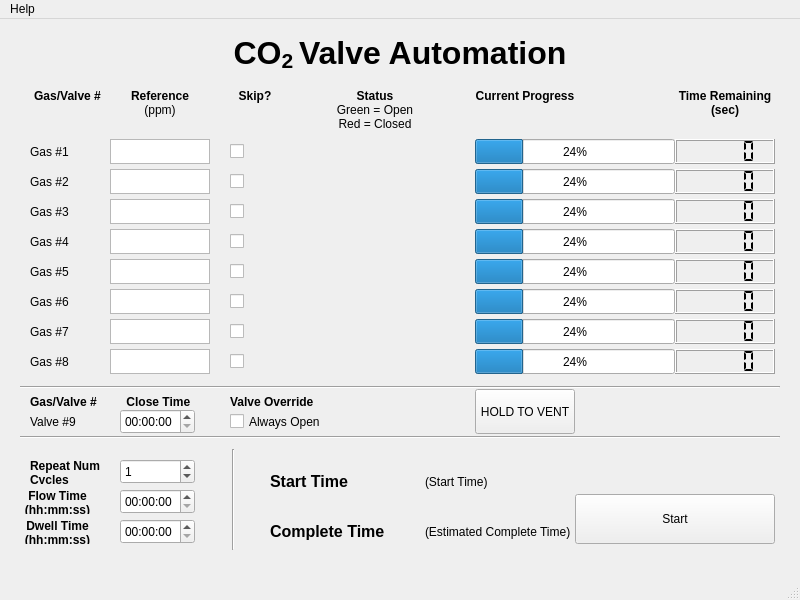
<?xml version="1.0" encoding="UTF-8"?>
<ui version="4.0">
 <class>MainWindow</class>
 <widget class="QMainWindow" name="MainWindow">
  <property name="geometry">
   <rect>
    <x>0</x>
    <y>0</y>
    <width>800</width>
    <height>600</height>
   </rect>
  </property>
  <property name="windowTitle">
   <string>MainWindow</string>
  </property>
  <widget class="QWidget" name="centralwidget">
   <widget class="QProgressBar" name="progress1">
    <property name="geometry">
     <rect>
      <x>475</x>
      <y>120</y>
      <width>200</width>
      <height>25</height>
     </rect>
    </property>
    <property name="value">
     <number>24</number>
    </property>
   </widget>
   <widget class="QLCDNumber" name="lcd1">
    <property name="geometry">
     <rect>
      <x>675</x>
      <y>120</y>
      <width>100</width>
      <height>25</height>
     </rect>
    </property>
    <property name="font">
     <font>
      <weight>75</weight>
      <bold>true</bold>
     </font>
    </property>
    <property name="segmentStyle">
     <enum>QLCDNumber::Flat</enum>
    </property>
   </widget>
   <widget class="QLabel" name="label_6">
    <property name="geometry">
     <rect>
      <x>675</x>
      <y>70</y>
      <width>100</width>
      <height>50</height>
     </rect>
    </property>
    <property name="font">
     <font>
      <weight>75</weight>
      <bold>true</bold>
     </font>
    </property>
    <property name="text">
     <string>Time Remaining&lt;br&gt; (sec)</string>
    </property>
    <property name="alignment">
     <set>Qt::AlignHCenter|Qt::AlignTop</set>
    </property>
   </widget>
   <widget class="QLabel" name="label_3">
    <property name="geometry">
     <rect>
      <x>110</x>
      <y>70</y>
      <width>100</width>
      <height>50</height>
     </rect>
    </property>
    <property name="font">
     <font>
      <weight>75</weight>
      <bold>true</bold>
     </font>
    </property>
    <property name="text">
     <string>&lt;html&gt;&lt;head/&gt;&lt;body&gt;&lt;p&gt;Reference &lt;br/&gt;&lt;span style=&quot; font-weight:400;&quot;&gt;(ppm)&lt;/span&gt;&lt;/p&gt;&lt;/body&gt;&lt;/html&gt;</string>
    </property>
    <property name="alignment">
     <set>Qt::AlignHCenter|Qt::AlignTop</set>
    </property>
   </widget>
   <widget class="QTextEdit" name="ref1">
    <property name="geometry">
     <rect>
      <x>110</x>
      <y>120</y>
      <width>100</width>
      <height>25</height>
     </rect>
    </property>
   </widget>
   <widget class="QLabel" name="label_2">
    <property name="geometry">
     <rect>
      <x>30</x>
      <y>70</y>
      <width>75</width>
      <height>50</height>
     </rect>
    </property>
    <property name="font">
     <font>
      <weight>75</weight>
      <bold>true</bold>
     </font>
    </property>
    <property name="text">
     <string>Gas/Valve #</string>
    </property>
    <property name="alignment">
     <set>Qt::AlignHCenter|Qt::AlignTop</set>
    </property>
   </widget>
   <widget class="QLabel" name="label">
    <property name="geometry">
     <rect>
      <x>30</x>
      <y>120</y>
      <width>50</width>
      <height>25</height>
     </rect>
    </property>
    <property name="text">
     <string>Gas #1</string>
    </property>
   </widget>
   <widget class="QLabel" name="label_5">
    <property name="geometry">
     <rect>
      <x>475</x>
      <y>70</y>
      <width>100</width>
      <height>50</height>
     </rect>
    </property>
    <property name="font">
     <font>
      <weight>75</weight>
      <bold>true</bold>
     </font>
    </property>
    <property name="text">
     <string>Current Progress</string>
    </property>
    <property name="alignment">
     <set>Qt::AlignHCenter|Qt::AlignTop</set>
    </property>
   </widget>
   <widget class="QTextEdit" name="ref2">
    <property name="geometry">
     <rect>
      <x>110</x>
      <y>150</y>
      <width>100</width>
      <height>25</height>
     </rect>
    </property>
   </widget>
   <widget class="QLCDNumber" name="lcd2">
    <property name="geometry">
     <rect>
      <x>675</x>
      <y>150</y>
      <width>100</width>
      <height>25</height>
     </rect>
    </property>
    <property name="font">
     <font>
      <weight>75</weight>
      <bold>true</bold>
     </font>
    </property>
    <property name="segmentStyle">
     <enum>QLCDNumber::Flat</enum>
    </property>
   </widget>
   <widget class="QProgressBar" name="progress2">
    <property name="geometry">
     <rect>
      <x>475</x>
      <y>150</y>
      <width>200</width>
      <height>25</height>
     </rect>
    </property>
    <property name="value">
     <number>24</number>
    </property>
   </widget>
   <widget class="QLabel" name="label_7">
    <property name="geometry">
     <rect>
      <x>30</x>
      <y>150</y>
      <width>50</width>
      <height>25</height>
     </rect>
    </property>
    <property name="text">
     <string>Gas #2</string>
    </property>
   </widget>
   <widget class="QTextEdit" name="ref3">
    <property name="geometry">
     <rect>
      <x>110</x>
      <y>180</y>
      <width>100</width>
      <height>25</height>
     </rect>
    </property>
   </widget>
   <widget class="QTextEdit" name="ref4">
    <property name="geometry">
     <rect>
      <x>110</x>
      <y>210</y>
      <width>100</width>
      <height>25</height>
     </rect>
    </property>
   </widget>
   <widget class="QTextEdit" name="ref5">
    <property name="geometry">
     <rect>
      <x>110</x>
      <y>240</y>
      <width>100</width>
      <height>25</height>
     </rect>
    </property>
   </widget>
   <widget class="QTextEdit" name="ref6">
    <property name="geometry">
     <rect>
      <x>110</x>
      <y>270</y>
      <width>100</width>
      <height>25</height>
     </rect>
    </property>
   </widget>
   <widget class="QTextEdit" name="ref7">
    <property name="geometry">
     <rect>
      <x>110</x>
      <y>300</y>
      <width>100</width>
      <height>25</height>
     </rect>
    </property>
   </widget>
   <widget class="QTextEdit" name="ref8">
    <property name="geometry">
     <rect>
      <x>110</x>
      <y>330</y>
      <width>100</width>
      <height>25</height>
     </rect>
    </property>
   </widget>
   <widget class="QLabel" name="label_8">
    <property name="geometry">
     <rect>
      <x>30</x>
      <y>180</y>
      <width>50</width>
      <height>25</height>
     </rect>
    </property>
    <property name="text">
     <string>Gas #3</string>
    </property>
   </widget>
   <widget class="QLabel" name="label_9">
    <property name="geometry">
     <rect>
      <x>30</x>
      <y>210</y>
      <width>50</width>
      <height>25</height>
     </rect>
    </property>
    <property name="text">
     <string>Gas #4</string>
    </property>
   </widget>
   <widget class="QLabel" name="label_10">
    <property name="geometry">
     <rect>
      <x>30</x>
      <y>240</y>
      <width>50</width>
      <height>25</height>
     </rect>
    </property>
    <property name="text">
     <string>Gas #5</string>
    </property>
   </widget>
   <widget class="QLabel" name="label_11">
    <property name="geometry">
     <rect>
      <x>30</x>
      <y>270</y>
      <width>50</width>
      <height>25</height>
     </rect>
    </property>
    <property name="text">
     <string>Gas #6</string>
    </property>
   </widget>
   <widget class="QLabel" name="label_12">
    <property name="geometry">
     <rect>
      <x>30</x>
      <y>300</y>
      <width>50</width>
      <height>25</height>
     </rect>
    </property>
    <property name="text">
     <string>Gas #7</string>
    </property>
   </widget>
   <widget class="QLabel" name="label_13">
    <property name="geometry">
     <rect>
      <x>30</x>
      <y>330</y>
      <width>50</width>
      <height>25</height>
     </rect>
    </property>
    <property name="text">
     <string>Gas #8</string>
    </property>
   </widget>
   <widget class="QProgressBar" name="progress3">
    <property name="geometry">
     <rect>
      <x>475</x>
      <y>180</y>
      <width>200</width>
      <height>25</height>
     </rect>
    </property>
    <property name="value">
     <number>24</number>
    </property>
   </widget>
   <widget class="QProgressBar" name="progress4">
    <property name="geometry">
     <rect>
      <x>475</x>
      <y>210</y>
      <width>200</width>
      <height>25</height>
     </rect>
    </property>
    <property name="value">
     <number>24</number>
    </property>
   </widget>
   <widget class="QProgressBar" name="progress5">
    <property name="geometry">
     <rect>
      <x>475</x>
      <y>240</y>
      <width>200</width>
      <height>25</height>
     </rect>
    </property>
    <property name="value">
     <number>24</number>
    </property>
   </widget>
   <widget class="QProgressBar" name="progress6">
    <property name="geometry">
     <rect>
      <x>475</x>
      <y>270</y>
      <width>200</width>
      <height>25</height>
     </rect>
    </property>
    <property name="value">
     <number>24</number>
    </property>
   </widget>
   <widget class="QProgressBar" name="progress7">
    <property name="geometry">
     <rect>
      <x>475</x>
      <y>300</y>
      <width>200</width>
      <height>25</height>
     </rect>
    </property>
    <property name="value">
     <number>24</number>
    </property>
   </widget>
   <widget class="QProgressBar" name="progress8">
    <property name="geometry">
     <rect>
      <x>475</x>
      <y>330</y>
      <width>200</width>
      <height>25</height>
     </rect>
    </property>
    <property name="value">
     <number>24</number>
    </property>
   </widget>
   <widget class="QLCDNumber" name="lcd3">
    <property name="geometry">
     <rect>
      <x>675</x>
      <y>180</y>
      <width>100</width>
      <height>25</height>
     </rect>
    </property>
    <property name="font">
     <font>
      <weight>75</weight>
      <bold>true</bold>
     </font>
    </property>
    <property name="segmentStyle">
     <enum>QLCDNumber::Flat</enum>
    </property>
   </widget>
   <widget class="QLCDNumber" name="lcd4">
    <property name="geometry">
     <rect>
      <x>675</x>
      <y>210</y>
      <width>100</width>
      <height>25</height>
     </rect>
    </property>
    <property name="font">
     <font>
      <weight>75</weight>
      <bold>true</bold>
     </font>
    </property>
    <property name="segmentStyle">
     <enum>QLCDNumber::Flat</enum>
    </property>
   </widget>
   <widget class="QLCDNumber" name="lcd5">
    <property name="geometry">
     <rect>
      <x>675</x>
      <y>240</y>
      <width>100</width>
      <height>25</height>
     </rect>
    </property>
    <property name="font">
     <font>
      <weight>75</weight>
      <bold>true</bold>
     </font>
    </property>
    <property name="segmentStyle">
     <enum>QLCDNumber::Flat</enum>
    </property>
   </widget>
   <widget class="QLCDNumber" name="lcd6">
    <property name="geometry">
     <rect>
      <x>675</x>
      <y>270</y>
      <width>100</width>
      <height>25</height>
     </rect>
    </property>
    <property name="font">
     <font>
      <weight>75</weight>
      <bold>true</bold>
     </font>
    </property>
    <property name="segmentStyle">
     <enum>QLCDNumber::Flat</enum>
    </property>
   </widget>
   <widget class="QLCDNumber" name="lcd7">
    <property name="geometry">
     <rect>
      <x>675</x>
      <y>300</y>
      <width>100</width>
      <height>25</height>
     </rect>
    </property>
    <property name="font">
     <font>
      <weight>75</weight>
      <bold>true</bold>
     </font>
    </property>
    <property name="segmentStyle">
     <enum>QLCDNumber::Flat</enum>
    </property>
   </widget>
   <widget class="QLCDNumber" name="lcd8">
    <property name="geometry">
     <rect>
      <x>675</x>
      <y>330</y>
      <width>100</width>
      <height>25</height>
     </rect>
    </property>
    <property name="font">
     <font>
      <weight>75</weight>
      <bold>true</bold>
     </font>
    </property>
    <property name="segmentStyle">
     <enum>QLCDNumber::Flat</enum>
    </property>
   </widget>
   <widget class="QLabel" name="label_14">
    <property name="geometry">
     <rect>
      <x>30</x>
      <y>390</y>
      <width>50</width>
      <height>25</height>
     </rect>
    </property>
    <property name="text">
     <string>Valve #9</string>
    </property>
   </widget>
   <widget class="QCheckBox" name="checkBox">
    <property name="geometry">
     <rect>
      <x>230</x>
      <y>390</y>
      <width>100</width>
      <height>25</height>
     </rect>
    </property>
    <property name="text">
     <string>Always Open</string>
    </property>
   </widget>
   <widget class="QLabel" name="label_15">
    <property name="geometry">
     <rect>
      <x>30</x>
      <y>370</y>
      <width>75</width>
      <height>25</height>
     </rect>
    </property>
    <property name="font">
     <font>
      <weight>75</weight>
      <bold>true</bold>
     </font>
    </property>
    <property name="text">
     <string>Gas/Valve #</string>
    </property>
   </widget>
   <widget class="QLabel" name="label_16">
    <property name="geometry">
     <rect>
      <x>110</x>
      <y>370</y>
      <width>100</width>
      <height>25</height>
     </rect>
    </property>
    <property name="font">
     <font>
      <weight>75</weight>
      <bold>true</bold>
     </font>
    </property>
    <property name="text">
     <string>Close Time </string>
    </property>
    <property name="alignment">
     <set>Qt::AlignCenter</set>
    </property>
   </widget>
   <widget class="QLabel" name="label_18">
    <property name="geometry">
     <rect>
      <x>230</x>
      <y>370</y>
      <width>100</width>
      <height>25</height>
     </rect>
    </property>
    <property name="font">
     <font>
      <weight>75</weight>
      <bold>true</bold>
     </font>
    </property>
    <property name="text">
     <string>Valve Override</string>
    </property>
   </widget>
   <widget class="QLabel" name="label_19">
    <property name="geometry">
     <rect>
      <x>300</x>
      <y>70</y>
      <width>150</width>
      <height>50</height>
     </rect>
    </property>
    <property name="font">
     <font>
      <weight>75</weight>
      <bold>true</bold>
     </font>
    </property>
    <property name="text">
     <string>&lt;html&gt;&lt;head/&gt;&lt;body&gt;&lt;p align=&quot;center&quot;&gt;Status &lt;br/&gt;&lt;span style=&quot; font-weight:400;&quot;&gt;Green = Open&lt;br/&gt;Red = Closed&lt;/span&gt;&lt;/p&gt;&lt;/body&gt;&lt;/html&gt;</string>
    </property>
    <property name="alignment">
     <set>Qt::AlignHCenter|Qt::AlignTop</set>
    </property>
   </widget>
   <widget class="QPushButton" name="startButton">
    <property name="geometry">
     <rect>
      <x>575</x>
      <y>475</y>
      <width>200</width>
      <height>50</height>
     </rect>
    </property>
    <property name="text">
     <string>Start</string>
    </property>
   </widget>
   <widget class="QLabel" name="status1">
    <property name="geometry">
     <rect>
      <x>365</x>
      <y>120</y>
      <width>25</width>
      <height>25</height>
     </rect>
    </property>
    <property name="text">
     <string/>
    </property>
    <property name="pixmap">
     <pixmap>if_Red Ball_38831.png</pixmap>
    </property>
    <property name="scaledContents">
     <bool>true</bool>
    </property>
   </widget>
   <widget class="QLabel" name="status2">
    <property name="geometry">
     <rect>
      <x>365</x>
      <y>150</y>
      <width>25</width>
      <height>25</height>
     </rect>
    </property>
    <property name="text">
     <string/>
    </property>
    <property name="pixmap">
     <pixmap>if_Red Ball_38831.png</pixmap>
    </property>
    <property name="scaledContents">
     <bool>true</bool>
    </property>
   </widget>
   <widget class="QLabel" name="status3">
    <property name="geometry">
     <rect>
      <x>365</x>
      <y>180</y>
      <width>25</width>
      <height>25</height>
     </rect>
    </property>
    <property name="text">
     <string/>
    </property>
    <property name="pixmap">
     <pixmap>if_Red Ball_38831.png</pixmap>
    </property>
    <property name="scaledContents">
     <bool>true</bool>
    </property>
   </widget>
   <widget class="QLabel" name="status4">
    <property name="geometry">
     <rect>
      <x>365</x>
      <y>210</y>
      <width>25</width>
      <height>25</height>
     </rect>
    </property>
    <property name="text">
     <string/>
    </property>
    <property name="pixmap">
     <pixmap>if_Red Ball_38831.png</pixmap>
    </property>
    <property name="scaledContents">
     <bool>true</bool>
    </property>
   </widget>
   <widget class="QLabel" name="status5">
    <property name="geometry">
     <rect>
      <x>365</x>
      <y>240</y>
      <width>25</width>
      <height>25</height>
     </rect>
    </property>
    <property name="text">
     <string/>
    </property>
    <property name="pixmap">
     <pixmap>if_Red Ball_38831.png</pixmap>
    </property>
    <property name="scaledContents">
     <bool>true</bool>
    </property>
   </widget>
   <widget class="QLabel" name="status6">
    <property name="geometry">
     <rect>
      <x>365</x>
      <y>270</y>
      <width>25</width>
      <height>25</height>
     </rect>
    </property>
    <property name="text">
     <string/>
    </property>
    <property name="pixmap">
     <pixmap>if_Red Ball_38831.png</pixmap>
    </property>
    <property name="scaledContents">
     <bool>true</bool>
    </property>
   </widget>
   <widget class="QLabel" name="status7">
    <property name="geometry">
     <rect>
      <x>365</x>
      <y>300</y>
      <width>25</width>
      <height>25</height>
     </rect>
    </property>
    <property name="text">
     <string/>
    </property>
    <property name="pixmap">
     <pixmap>if_Red Ball_38831.png</pixmap>
    </property>
    <property name="scaledContents">
     <bool>true</bool>
    </property>
   </widget>
   <widget class="QLabel" name="status8">
    <property name="geometry">
     <rect>
      <x>365</x>
      <y>330</y>
      <width>25</width>
      <height>25</height>
     </rect>
    </property>
    <property name="text">
     <string/>
    </property>
    <property name="pixmap">
     <pixmap>if_Red Ball_38831.png</pixmap>
    </property>
    <property name="scaledContents">
     <bool>true</bool>
    </property>
   </widget>
   <widget class="QLabel" name="status9">
    <property name="geometry">
     <rect>
      <x>365</x>
      <y>390</y>
      <width>25</width>
      <height>25</height>
     </rect>
    </property>
    <property name="text">
     <string/>
    </property>
    <property name="pixmap">
     <pixmap>if_Red Ball_38831.png</pixmap>
    </property>
    <property name="scaledContents">
     <bool>true</bool>
    </property>
   </widget>
   <widget class="QLabel" name="label_29">
    <property name="geometry">
     <rect>
      <x>30</x>
      <y>440</y>
      <width>75</width>
      <height>25</height>
     </rect>
    </property>
    <property name="font">
     <font>
      <weight>75</weight>
      <bold>true</bold>
     </font>
    </property>
    <property name="text">
     <string>&lt;html&gt;&lt;head/&gt;&lt;body&gt;&lt;p&gt;Repeat Num&lt;br/&gt;Cycles&lt;/p&gt;&lt;/body&gt;&lt;/html&gt;</string>
    </property>
   </widget>
   <widget class="QSpinBox" name="CycleBox">
    <property name="geometry">
     <rect>
      <x>120</x>
      <y>440</y>
      <width>75</width>
      <height>25</height>
     </rect>
    </property>
    <property name="minimum">
     <number>-1</number>
    </property>
    <property name="value">
     <number>1</number>
    </property>
   </widget>
   <widget class="QLabel" name="label_30">
    <property name="geometry">
     <rect>
      <x>20</x>
      <y>470</y>
      <width>75</width>
      <height>25</height>
     </rect>
    </property>
    <property name="font">
     <font>
      <weight>75</weight>
      <bold>true</bold>
     </font>
    </property>
    <property name="text">
     <string>&lt;html&gt;&lt;head/&gt;&lt;body&gt;&lt;p&gt;Flow Time&lt;br/&gt;(hh:mm:ss)&lt;/p&gt;&lt;/body&gt;&lt;/html&gt;</string>
    </property>
    <property name="alignment">
     <set>Qt::AlignCenter</set>
    </property>
   </widget>
   <widget class="QLabel" name="label_31">
    <property name="geometry">
     <rect>
      <x>20</x>
      <y>500</y>
      <width>75</width>
      <height>25</height>
     </rect>
    </property>
    <property name="font">
     <font>
      <weight>75</weight>
      <bold>true</bold>
     </font>
    </property>
    <property name="text">
     <string>&lt;html&gt;&lt;head/&gt;&lt;body&gt;&lt;p&gt;Dwell Time&lt;br/&gt;(hh:mm:ss)&lt;/p&gt;&lt;/body&gt;&lt;/html&gt;</string>
    </property>
    <property name="alignment">
     <set>Qt::AlignCenter</set>
    </property>
   </widget>
   <widget class="QLabel" name="label_32">
    <property name="geometry">
     <rect>
      <x>230</x>
      <y>70</y>
      <width>50</width>
      <height>50</height>
     </rect>
    </property>
    <property name="font">
     <font>
      <weight>75</weight>
      <bold>true</bold>
     </font>
    </property>
    <property name="text">
     <string>Skip?</string>
    </property>
    <property name="alignment">
     <set>Qt::AlignHCenter|Qt::AlignTop</set>
    </property>
   </widget>
   <widget class="QCheckBox" name="skip1">
    <property name="geometry">
     <rect>
      <x>230</x>
      <y>120</y>
      <width>25</width>
      <height>25</height>
     </rect>
    </property>
    <property name="text">
     <string/>
    </property>
   </widget>
   <widget class="QCheckBox" name="skip2">
    <property name="geometry">
     <rect>
      <x>230</x>
      <y>150</y>
      <width>25</width>
      <height>25</height>
     </rect>
    </property>
    <property name="text">
     <string/>
    </property>
   </widget>
   <widget class="QCheckBox" name="skip3">
    <property name="geometry">
     <rect>
      <x>230</x>
      <y>180</y>
      <width>25</width>
      <height>25</height>
     </rect>
    </property>
    <property name="text">
     <string/>
    </property>
   </widget>
   <widget class="QCheckBox" name="skip4">
    <property name="geometry">
     <rect>
      <x>230</x>
      <y>210</y>
      <width>25</width>
      <height>25</height>
     </rect>
    </property>
    <property name="text">
     <string/>
    </property>
   </widget>
   <widget class="QCheckBox" name="skip5">
    <property name="geometry">
     <rect>
      <x>230</x>
      <y>240</y>
      <width>25</width>
      <height>25</height>
     </rect>
    </property>
    <property name="text">
     <string/>
    </property>
   </widget>
   <widget class="QCheckBox" name="skip6">
    <property name="geometry">
     <rect>
      <x>230</x>
      <y>270</y>
      <width>25</width>
      <height>25</height>
     </rect>
    </property>
    <property name="text">
     <string/>
    </property>
   </widget>
   <widget class="QCheckBox" name="skip7">
    <property name="geometry">
     <rect>
      <x>230</x>
      <y>300</y>
      <width>25</width>
      <height>25</height>
     </rect>
    </property>
    <property name="text">
     <string/>
    </property>
   </widget>
   <widget class="QCheckBox" name="skip8">
    <property name="geometry">
     <rect>
      <x>230</x>
      <y>330</y>
      <width>25</width>
      <height>25</height>
     </rect>
    </property>
    <property name="text">
     <string/>
    </property>
   </widget>
   <widget class="Line" name="line">
    <property name="geometry">
     <rect>
      <x>20</x>
      <y>360</y>
      <width>760</width>
      <height>16</height>
     </rect>
    </property>
    <property name="orientation">
     <enum>Qt::Horizontal</enum>
    </property>
   </widget>
   <widget class="Line" name="line_2">
    <property name="geometry">
     <rect>
      <x>20</x>
      <y>410</y>
      <width>760</width>
      <height>16</height>
     </rect>
    </property>
    <property name="orientation">
     <enum>Qt::Horizontal</enum>
    </property>
   </widget>
   <widget class="QTimeEdit" name="flowTimeBox">
    <property name="geometry">
     <rect>
      <x>120</x>
      <y>470</y>
      <width>75</width>
      <height>25</height>
     </rect>
    </property>
    <property name="displayFormat">
     <string>hh:mm:ss</string>
    </property>
   </widget>
   <widget class="QTimeEdit" name="dwellTimeBox">
    <property name="geometry">
     <rect>
      <x>120</x>
      <y>500</y>
      <width>75</width>
      <height>25</height>
     </rect>
    </property>
    <property name="displayFormat">
     <string>hh:mm:ss</string>
    </property>
   </widget>
   <widget class="QLabel" name="label_33">
    <property name="geometry">
     <rect>
      <x>270</x>
      <y>450</y>
      <width>150</width>
      <height>25</height>
     </rect>
    </property>
    <property name="font">
     <font>
      <pointsize>12</pointsize>
      <weight>75</weight>
      <bold>true</bold>
     </font>
    </property>
    <property name="text">
     <string>&lt;html&gt;&lt;head/&gt;&lt;body&gt;&lt;p&gt;Start Time&lt;/p&gt;&lt;/body&gt;&lt;/html&gt;</string>
    </property>
    <property name="alignment">
     <set>Qt::AlignLeading|Qt::AlignLeft|Qt::AlignVCenter</set>
    </property>
   </widget>
   <widget class="QLabel" name="label_34">
    <property name="geometry">
     <rect>
      <x>270</x>
      <y>500</y>
      <width>150</width>
      <height>25</height>
     </rect>
    </property>
    <property name="font">
     <font>
      <pointsize>12</pointsize>
      <weight>75</weight>
      <bold>true</bold>
     </font>
    </property>
    <property name="text">
     <string>&lt;html&gt;&lt;head/&gt;&lt;body&gt;&lt;p&gt;Complete Time&lt;/p&gt;&lt;/body&gt;&lt;/html&gt;</string>
    </property>
    <property name="alignment">
     <set>Qt::AlignLeading|Qt::AlignLeft|Qt::AlignVCenter</set>
    </property>
   </widget>
   <widget class="QLabel" name="startTimeBox">
    <property name="geometry">
     <rect>
      <x>425</x>
      <y>450</y>
      <width>150</width>
      <height>25</height>
     </rect>
    </property>
    <property name="text">
     <string>(Start Time)</string>
    </property>
   </widget>
   <widget class="QLabel" name="endTimeBox">
    <property name="geometry">
     <rect>
      <x>425</x>
      <y>500</y>
      <width>150</width>
      <height>25</height>
     </rect>
    </property>
    <property name="text">
     <string>(Estimated Complete Time)</string>
    </property>
   </widget>
   <widget class="Line" name="line_3">
    <property name="geometry">
     <rect>
      <x>223</x>
      <y>430</y>
      <width>20</width>
      <height>101</height>
     </rect>
    </property>
    <property name="orientation">
     <enum>Qt::Vertical</enum>
    </property>
   </widget>
   <widget class="QTimeEdit" name="closeTimeBox">
    <property name="geometry">
     <rect>
      <x>120</x>
      <y>390</y>
      <width>75</width>
      <height>25</height>
     </rect>
    </property>
    <property name="displayFormat">
     <string>hh:mm:ss</string>
    </property>
   </widget>
   <widget class="QLabel" name="label_20">
    <property name="geometry">
     <rect>
      <x>0</x>
      <y>10</y>
      <width>800</width>
      <height>50</height>
     </rect>
    </property>
    <property name="font">
     <font>
      <pointsize>24</pointsize>
      <weight>75</weight>
      <bold>true</bold>
     </font>
    </property>
    <property name="text">
     <string>&lt;html&gt;&lt;head/&gt;&lt;body&gt;&lt;p&gt;CO&lt;span style=&quot; vertical-align:sub;&quot;&gt;2 &lt;/span&gt;Valve Automation&lt;/p&gt;&lt;/body&gt;&lt;/html&gt;</string>
    </property>
    <property name="alignment">
     <set>Qt::AlignCenter</set>
    </property>
   </widget>
   <widget class="QPushButton" name="ventButton">
    <property name="geometry">
     <rect>
      <x>475</x>
      <y>370</y>
      <width>100</width>
      <height>45</height>
     </rect>
    </property>
    <property name="text">
     <string>HOLD TO VENT</string>
    </property>
   </widget>
  </widget>
  <widget class="QMenuBar" name="menubar">
   <property name="geometry">
    <rect>
     <x>0</x>
     <y>0</y>
     <width>800</width>
     <height>21</height>
    </rect>
   </property>
   <widget class="QMenu" name="menuHelp">
    <property name="title">
     <string>Help</string>
    </property>
    <addaction name="actionAbout"/>
   </widget>
   <addaction name="menuHelp"/>
  </widget>
  <widget class="QStatusBar" name="statusbar"/>
  <action name="actionAbout">
   <property name="text">
    <string>About</string>
   </property>
  </action>
 </widget>
 <resources/>
 <connections/>
</ui>
